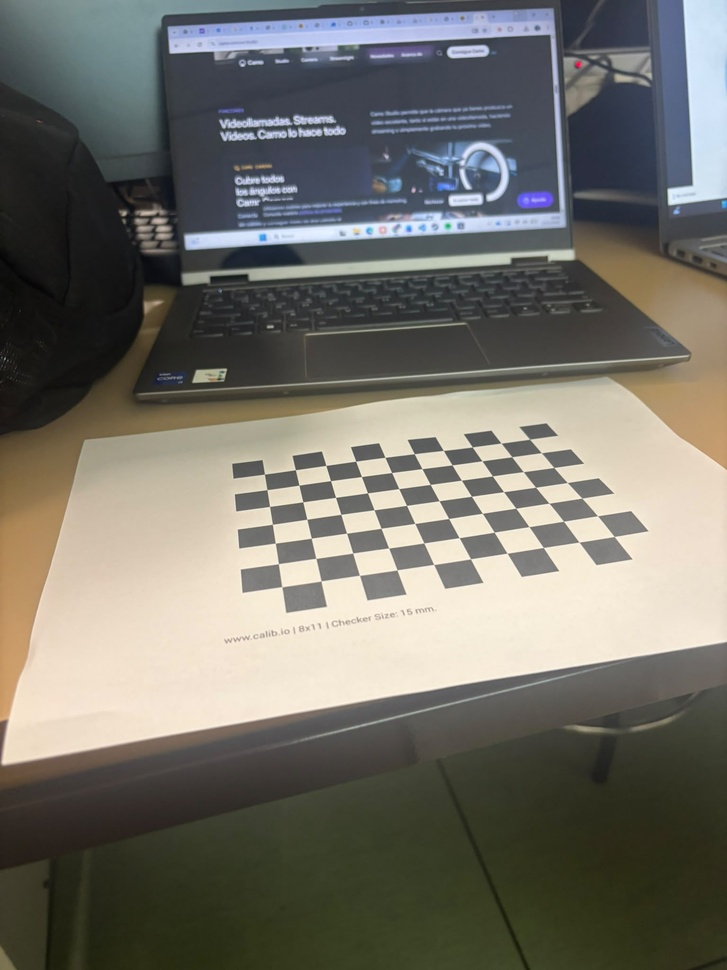
#> input picture data_calibracion/calibration_01.jpeg, 727 x 970 px, shrunk from 1536 x 2048 before the run; its folder holds 4 pictures in this run
$ jupyter execute calibracion_camara.ipynb
#> lines starting #> are read from the running program, lines starting #| are printed output that depends on the picture; long printed decimals are rounded
# **Sesión 2:** Calibración de Cámara 📷⚙️

## 0. Preparación

[cell 1]
import cv2
print("OpenCV should be 4.8.x Current version:", cv2.__version__)
from typing import List
import numpy as np
# import imageio --- IGNORE IF DEPRECATED---
import imageio.v3 as imageio
import copy
import os
import glob
import matplotlib.pyplot as plt

## **Apartado A: Calibración de cámara** (derecha e izquierda)

En este apartado se realiza la calibración de dos cámaras de un sistema estereoscópico. Para ello se trabajará con las imágenes de las carpetas ``left`` y ``right``. En primer lugar se trabajará con la carpeta ``left``. Posteriormente, deberá repetir el proceso con las imágenes en la carpeta ``right``. Ambas carpetas contienen imágenes con las que se calibrarán las cámaras. En ellas aparece el patrón de calibración en diferentes posiciones y orientaciones. Estas imágenes serán los datos de entrada.

Los pasos que deberá seguir para calibrar una cámara son:

1. Defina y ejecute el método para cargar imágenes ``load_images()``.
2. Detecte las esquinas de los patrones usando ``cv2.findChessboardCorners()``. Refine las detecciones con ``cv2.cornerSubPix()``.
3. Compruebe que las detecciones son correctas dibujando los resultados con ``cv2.drawChessboardCorners()``.
4. Defina y ejecute el método ``get_chessboard_points(chessboard_shape, dx, dy)`` que proporcione las coordenadas 3D de las esquinas del patrón. El sistema de referencia utilizado deberá estar anclado al propio patrón.
5. Utilice ``cv2.calibrateCamera`` para obtener los parámetros de calibración para la cámara izquierda.

### **Tarea A.1:** Defina y ejecute el método para cargar imágenes ``load_images()``.

[cell 2]
def load_images(filenames: List) -> List:
    return [cv2.imread(filename) for filename in filenames]
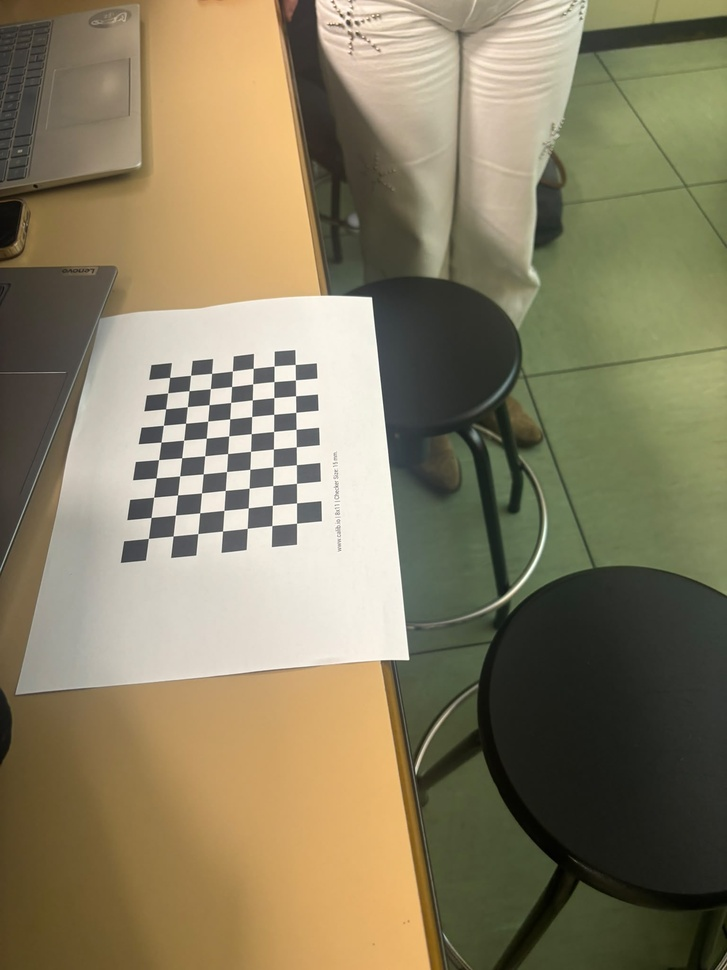
#> input picture data_calibracion/calibration_02.jpeg, 727 x 970 px, shrunk from 1536 x 2048 before the run
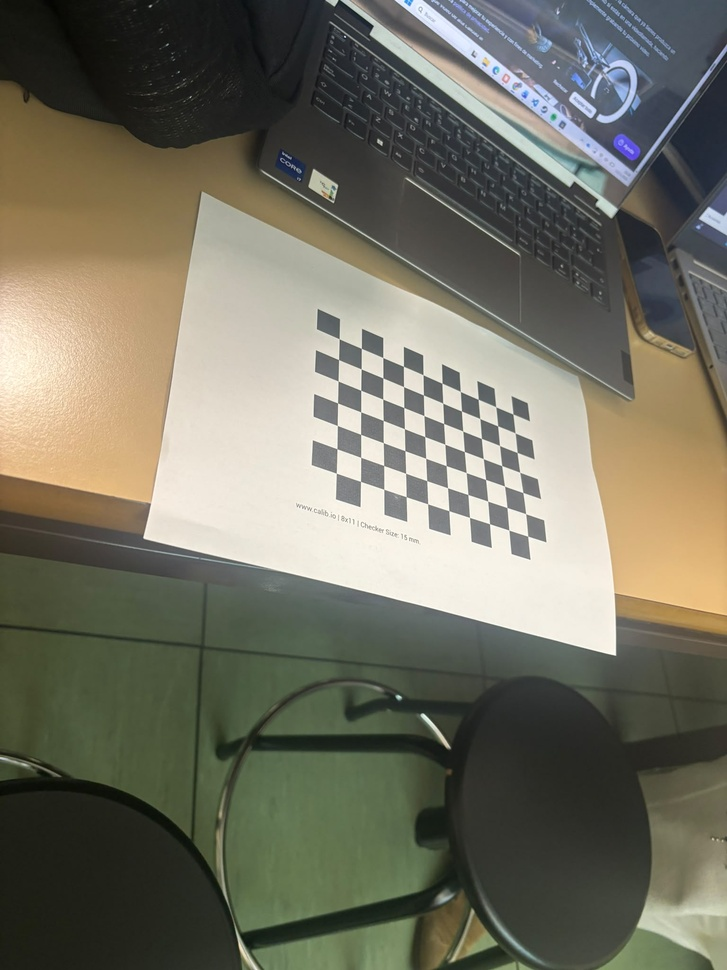
#> input picture data_calibracion/calibration_03.jpeg, 727 x 970 px, shrunk from 1536 x 2048 before the run
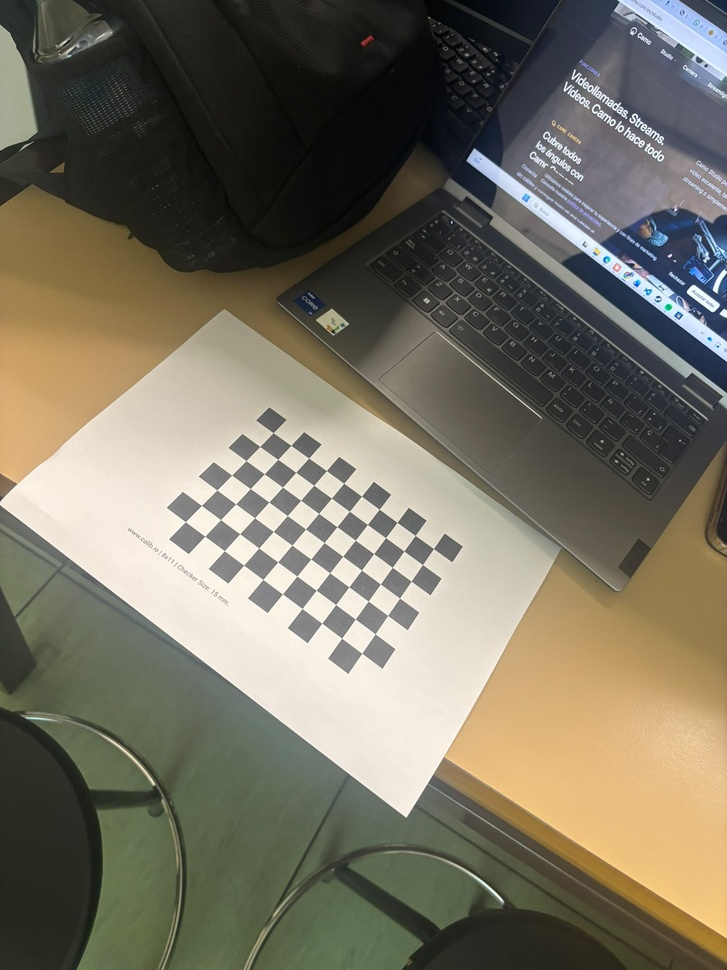
#> input picture data_calibracion/calibration_04.jpeg, 727 x 970 px, shrunk from 1536 x 2048 before the run

[cell 3]
# TODO Build a list containing the paths of all images from the left camera
imgs_path = []
from pathlib import Path
carpeta = Path('data_calibracion')
for archivo in carpeta.iterdir():
    if archivo.is_file() and archivo.name != ".DS_Store":
        imgs_path.append(f"data_calibracion/{archivo.name}")
imgs = load_images(imgs_path)
#> imgs = 4 items

### **Tarea A.2:** Detecte las esquinas de los patrones usando ``cv2.findChessboardCorners()``. Refine las detecciones con ``cv2.cornerSubPix()``.

[cell 4]
# TODO Find corners with cv2.findChessboardCorners()
# Hint: you can use a list comprehension to process all images
pattern_size = (10,7)
corners = [cv2.findChessboardCorners(img,pattern_size) for img in imgs]
#> corners = 4 items

[cell 5]
corners_copy = copy.deepcopy(corners)
#> corners_copy = 4 items
criteria = (cv2.TERM_CRITERIA_EPS + cv2.TERM_CRITERIA_MAX_ITER, 30, 0.01)

# TODO To refine corner detections with cv2.cornerSubPix() you need to input grayscale images. Build a list containing grayscale images.
imgs_gray = [cv2.cvtColor(img,cv2.COLOR_BGR2GRAY) for img in imgs]
#> imgs_gray = 4 items

corners_refined = [
    cv2.cornerSubPix(imgs_gray[i], corners[i][1], [11, 11], [-1, -1], criteria)
    if corners[i][0] else None
    for i in range(len(imgs))
]
#> corners_refined = 4 items

### **Tarea A.3:** Compruebe que las detecciones son correctas dibujando los resultados con ``cv2.drawChessboardCorners()``

[cell 6]
imgs_copy = copy.deepcopy(imgs)
#> imgs_copy = 4 items

[cell 7]
# TODO Use cv2.drawChessboardCorners() to draw the cornes
for i in range(len(imgs_copy)):
    imgs_copy[i] = cv2.drawChessboardCorners(imgs_copy[i], pattern_size, corners_refined[i], patternWasFound = corners[i][0])
#> this loop made 4 passes

[cell 8]
# TODO Show images and save when needed

def show_image(img: np.array, img_name: str = "Image"):
    cv2.imshow(img_name,img)
    cv2.waitKey(1000)
    cv2.destroyAllWindows()

# TODO Complete the method, use every argument
def write_image(output_folder: str, img_name: str, img: np.array):
    img_path = os.path.join(output_folder,img_name)
    cv2.imwrite(img_path,img)

# for i in range(len(imgs_copy)):
#     show_image(imgs_copy[i])
#     write_image("../data2/left",f"Imagen{i}.png",imgs_copy[i])

### **Tarea A.4:** Defina y ejecute el método ``get_chessboard_points(chessboard_shape, dx, dy)``

[cell 9]
# TODO
def get_chessboard_points(chessboard_shape, dx, dy):
#> called with chessboard_shape = (10, 7), dx = 15, dy = 15
    cols, rows = chessboard_shape
    points = []
    for r in range(rows):
        for c in range(cols):
            points.append([c * dx, r * dy, 0])
    return np.array(points, dtype=np.float32)

[cell 10]
# TODO You need the points for every image, not just one (consider a list comprehension)
dx = dy = 15
chessboard_points = get_chessboard_points(pattern_size,dx,dy)

### **Tarea A.5:** Utilice ``cv2.calibrateCamera()`` para obtener los parámetros de calibración para la cámara izquierda

[cell 11]
# Filter data and get only those with adequate detections
valid_corners = [corners_refined[i] for i in range(len(imgs)) if corners[i][0]]
#> valid_corners = 4 items
objpoints = [chessboard_points for _ in valid_corners]
#> objpoints = 4 items
# Convert list to numpy array with np.float32 elements
valid_corners = np.array(valid_corners,dtype=np.float32)

[cell 12]
# TODO
img_size = imgs_gray[0].shape[::-1]
#> img_size = (727, 970)
rms, intrinsics, dist_coeffs, rvecs, tvecs = cv2.calibrateCamera(objpoints,valid_corners,img_size,None,None)
#> rms = 0.33; intrinsics = [[736.4, 0, 375.5], [0, 737.8, 461.4], [0, 0, 1]]; dist_coeffs = [[0.336, -2.51, -0.0245, 0.00627, 8.52]]; rvecs = ([-1.07, -0.077, -0.202], [-0.578, -0.476, -1.6], [-0.54, -0.579, 0.16], [-0.608, -0.0908, 0.631]); tvecs = ([-53.86, 6.17, 358.6], [-137.2, 47.18, 447.8], [-20.87, -70.28, 430.7], [-70.33, -19.49, 509.3])

# Obtain extrinsics
extrinsics = list(map(lambda rvec, tvec: np.hstack((cv2.Rodrigues(rvec)[0], tvec)), rvecs, tvecs))
#> extrinsics = 4 items

[cell 13]
# Print outputs
print("Intrinsics:\n", intrinsics)
#| Intrinsics:
#|  [[736.421   0.         375.502]
#|  [  0.         737.822  461.408]
#|  [  0.           0.           1.        ]]
print("Distortion coefficients:\n", dist_coeffs)
#| Distortion coefficients:
#|  [[ 3.35806768e-01 -2.50835244e+00 -2.44903435e-02  6.27023439e-03
#|    8.52267850e+00]]
print("Root mean squared reprojection error:\n", rms)
#| Root mean squared reprojection error:
#|  0.3304
